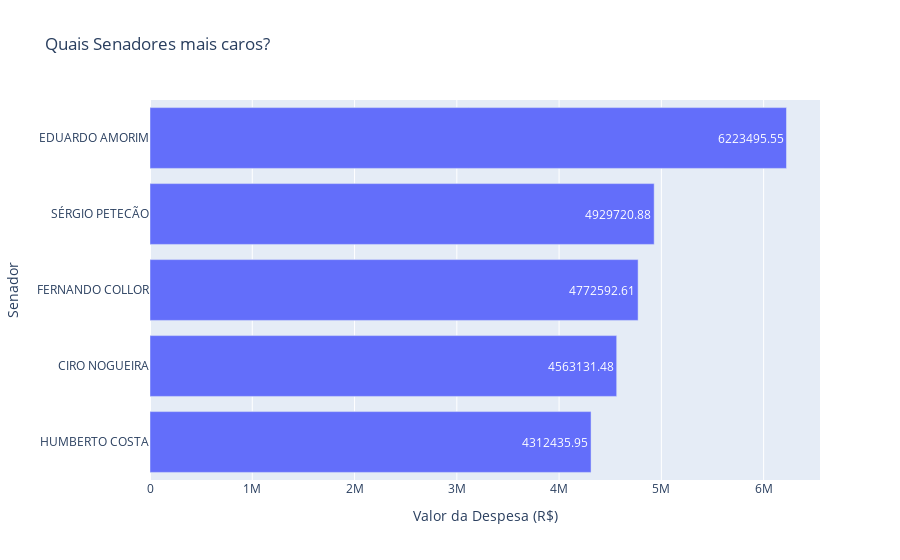

Notebook source saved alongside this figure:
### Code cell
fig = px.bar(df_historico.tail(5),
            orientation = 'h',
            title='Quais Senadores mais caros?',
            labels=dict(SENADOR="Senador", value="Valor da Despesa (R$)"),
            text='value')

fig.update_layout(showlegend=False)

fig.show()

### Figure 1 — Plotly figure (JSON) as saved in the notebook; plotly's stock layout.template omitted (floating-point values rounded to 4 significant figures)
{"data": [{"alignmentgroup": "True", "hovertemplate": "variable=VALOR_REEMBOLSADO<br>Valor da Despesa (R$)=%{text}<br>Senador=%{y}<extra></extra>", "legendgroup": "VALOR_REEMBOLSADO", "marker": {"color": "#636efa"}, "name": "VALOR_REEMBOLSADO", "offsetgroup": "VALOR_REEMBOLSADO", "orientation": "h", "showlegend": true, "text": [4312000.0, 4563000.0, 4773000.0, 4930000.0, 6223000.0], "textposition": "auto", "type": "bar", "x": [4312000.0, 4563000.0, 4773000.0, 4930000.0, 6223000.0], "xaxis": "x", "y": ["HUMBERTO COSTA", "CIRO NOGUEIRA", "FERNANDO COLLOR", "SÉRGIO PETECÃO", "EDUARDO AMORIM"], "yaxis": "y"}], "layout": {"barmode": "relative", "legend": {"title": {"text": "variable"}, "tracegroupgap": 0}, "showlegend": false, "title": {"text": "Quais Senadores mais caros?"}, "xaxis": {"anchor": "y", "domain": [0, 1], "title": {"text": "Valor da Despesa (R$)"}}, "yaxis": {"anchor": "x", "domain": [0, 1], "title": {"text": "Senador"}}}}
